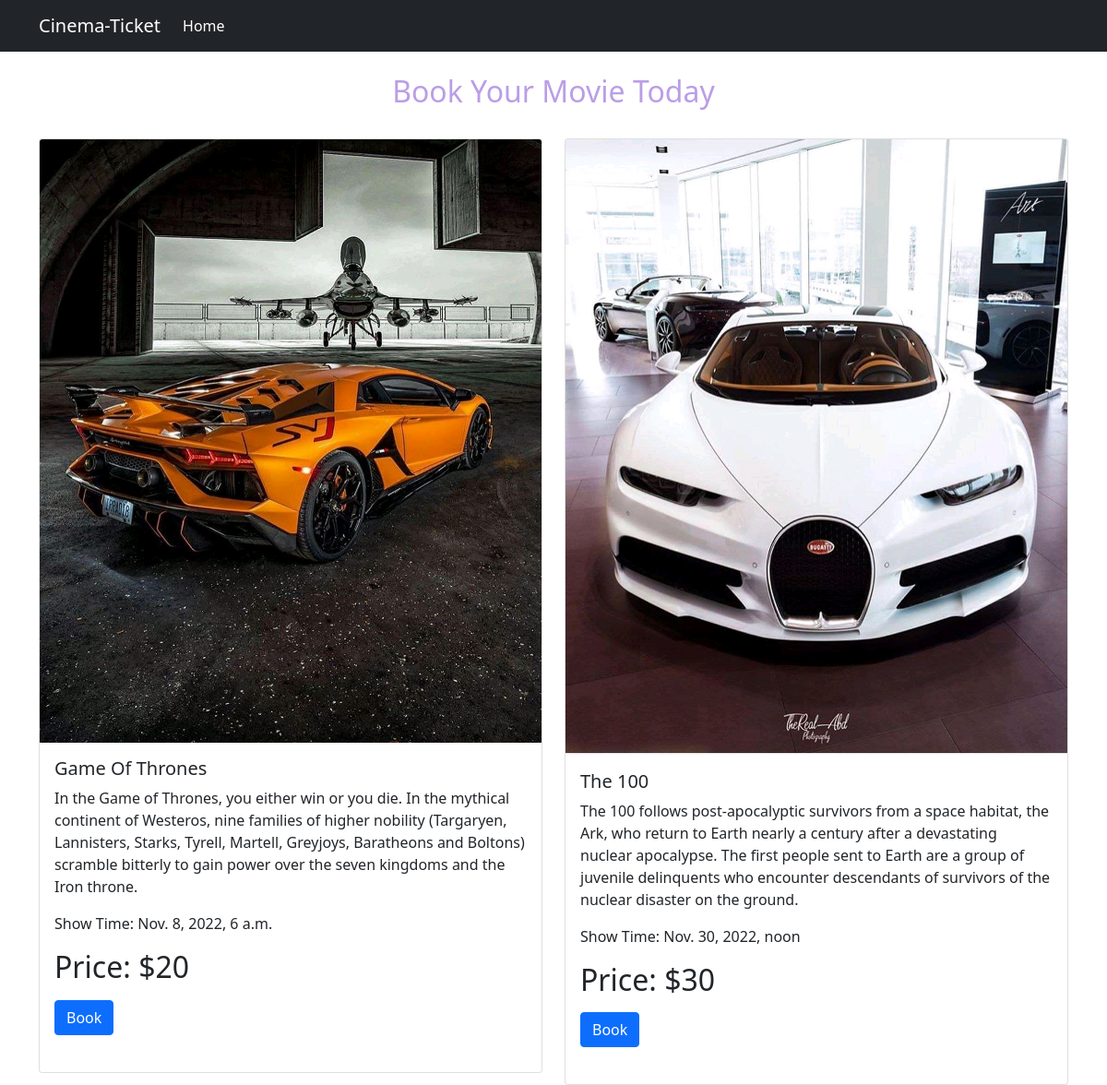
The page / on the database its author committed.
### app/models.py (models this page shows, shortened)
class Movie(models.Model):
    img = models.ImageField(upload_to='media/')
    name = models.CharField(max_length=100)
    dis = models.TextField(max_length=500)
    price = models.CharField(max_length=100)
    time = models.DateTimeField(blank=True, null=True)

### app/views.py (the view)
# urls.py: path('',views.index,name='index'),
def index(request):
    pro = Movie.objects.all()
    slr = seller.objects.all()
    return render(request,'index.html',{'products':pro,'seller':slr})

### templates/index.html (shortened to what this page needs)
{% extends 'base.html' %}
{% block content %}
<br>
<center>
  <h2 id="welcome">Book Your Movie Today</h2>
</center>
<br>
<div class="container">
    <div class="card-group">
      <div class="row ">
        {% for p in products %}
        <div class="col-md-6">
          <div class="card" >
            <img src="{{ p.img.url }}" class="card-img-top" alt="...">
            <div class="card-body">
              <h5 class="card-title">{{p.name}}</h5>
              <p class="card-text">{{p.dis}}</p>
              <p class="card-text">Show Time: <span>{{p.time}}</span></p>
              <p><h2>Price: </span>${{p.price}}</span></p>
              <form method="get" action=" {% url 'buy' p.id %} ">
              <button type="submit" class="btn btn-primary mb-3">Book</button>
            </form>
            </div>
          </div>
        </div>
        {% endfor %}
      </div>
    </div>
  </div>
{% endblock %}

### templates/base.html (shortened to what this page needs)
<!doctype html>
<html lang="en">
  <head>
    <link href="https://cdn.jsdelivr.net/npm/bootstrap@5.1.3/dist/css/bootstrap.min.css" rel="stylesheet">
  </head>
  <body>
    <nav class=" navbar navbar-expand-lg navbar-dark bg-dark">
  <div class="container container-fluid">
    <a class="navbar-brand" href="{% url 'index' %}">Cinema-Ticket</a>
    <div class="collapse navbar-collapse" id="navbarNav">
      <ul class="navbar-nav">
        <li class="nav-item">
          <a class="nav-link active" aria-current="page" href="{% url 'index' %}">Home</a>
        </li>
      </ul>
    </div>
  </div>
</nav>
{% block content %}
{% endblock %}
  </body>
</html>

### rows shown on the page
Movie: img (picture), name "Game Of Thrones", dis "In the Game of Thrones, you either win or you die. In the mythical continent of Westeros, nine families of higher nobility (Targaryen, Lannisters, Starks, Tyrell, Martell, Greyjoys, Baratheons and Boltons) scramble bitterly to gain power over the seven kingdoms and the Iron throne.", time "Nov. 8, 2022, 6 a.m.", price "20"
Movie: img (picture), name "The 100", dis "The 100 follows post-apocalyptic survivors from a space habitat, the Ark, who return to Earth nearly a century after a devastating nuclear apocalypse. The first people sent to Earth are a group of juvenile delinquents who encounter descendants of survivors of the nuclear disaster on the ground.", time "Nov. 30, 2022, noon", price "30"
